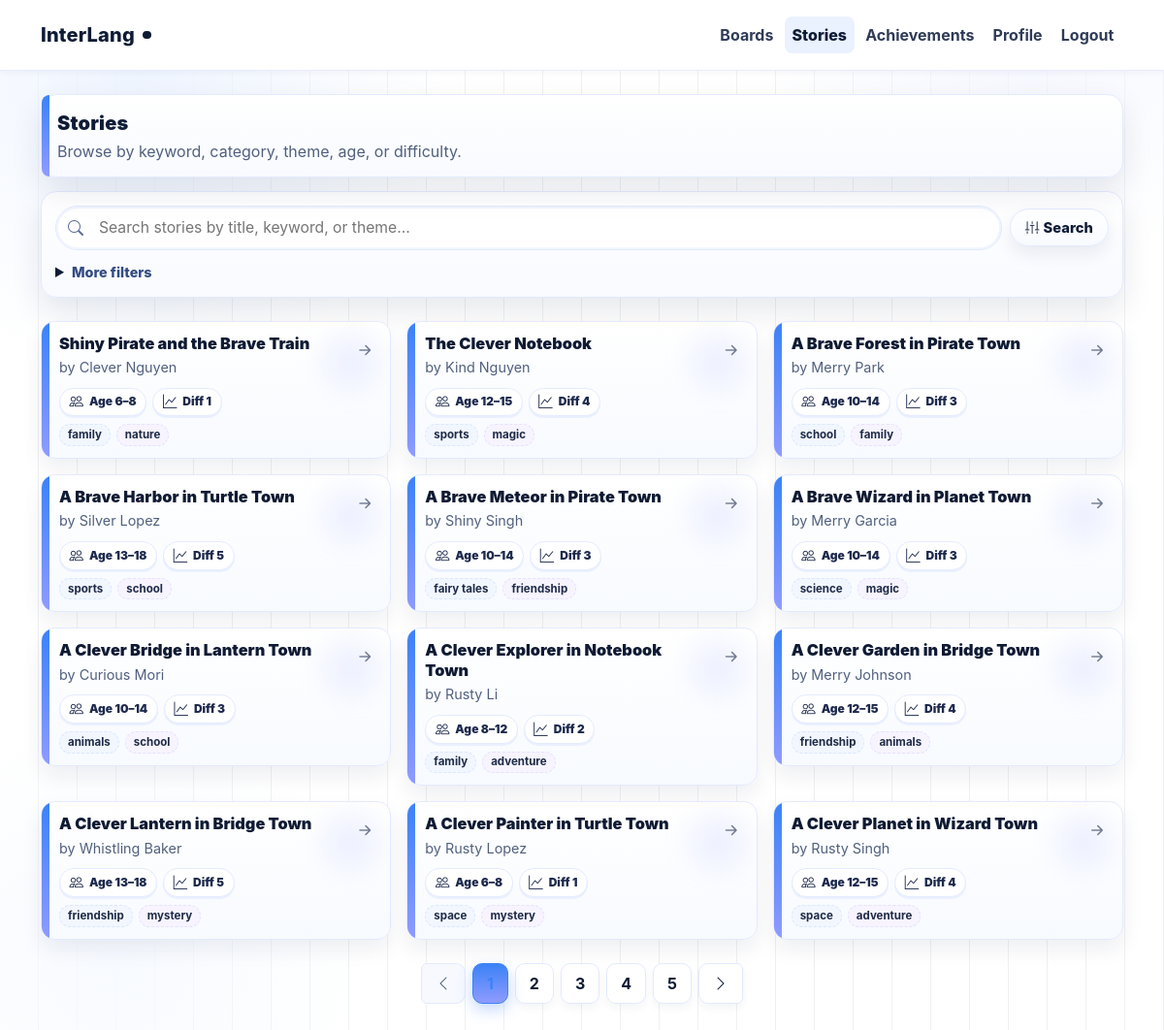
Page /stories (signed in) on the committed database.
### tables this page shows
CREATE TABLE stories (
            id INTEGER PRIMARY KEY AUTOINCREMENT,
            slug TEXT UNIQUE,
            title TEXT,
            author TEXT,
            age_min INTEGER,
            age_max INTEGER,
            difficulty INTEGER,               -- 1..5
            categories TEXT,                  -- JSON
            themes TEXT,                      -- JSON
            provider TEXT,
            provider_id TEXT,
            content TEXT,
            created_at TIMESTAMP DEFAULT CURRENT_TIMESTAMP
        );

### app.py (the view)
@app.route("/stories", methods=["GET"])
def stories():
    if "username" not in session:
        return redirect(url_for("login"))
    username = session["username"]
    db = get_db()
    u = db.execute("SELECT level, xp, title_code FROM users WHERE username=?", (username,)).fetchone()
    user_level = u["level"] if u else 1
    user_xp    = u["xp"] if u else 0
    title_info = TITLES.get((u["title_code"] or ""), DEFAULT_TITLE)
    display_title = title_info["title"]
    title_icon    = title_info["icon"]
    q        = (request.args.get("q") or "").strip()
    category = (request.args.get("category") or "").strip()
    theme    = (request.args.get("theme") or "").strip()
    try:    age = int(request.args.get("age")) if request.args.get("age") else None
    except: age = None
    try:    difficulty = int(request.args.get("difficulty")) if request.args.get("difficulty") else None
    except: difficulty = None
    ready_only = (request.args.get("ready") == "1")
    try:    page = max(1, int(request.args.get("page", 1)))
    except: page = 1
    PAGE_SIZE = 12
    MAX_PAGES = 5
    items_all = recommend_stories(
        age=age, difficulty=difficulty, q=q or None,
        category=category or None, theme=theme or None, limit=None
    )
    for s in items_all:
        try:
            ensure_story_record(s["slug"], s)
        except Exception:
            pass
    generated = set()
    slugs = tuple(s["slug"] for s in items_all)
    if slugs:
        qmarks = ",".join(["?"] * len(slugs))
        rows = db.execute(
            f"""
            SELECT slug FROM stories
            WHERE slug IN ({qmarks})
              AND COALESCE(NULLIF(content,''), '') <> ''
            """,
            slugs
        ).fetchall()
        generated = {r["slug"] for r in rows}
    if ready_only:
        items_all = [s for s in items_all if s["slug"] in generated]
    items_all.sort(key=lambda s: (0 if s["slug"] in generated else 1, (s.get("title") or "").lower()))
    total_items = len(items_all)
    total_pages = min(MAX_PAGES, max(1, (total_items + PAGE_SIZE - 1) // PAGE_SIZE))
    page = min(page, total_pages)
    start = (page - 1) * PAGE_SIZE
    end   = start + PAGE_SIZE
    items = items_all[start:end]
    return render_template(
        "stories.html",
        username=username,
        user_level=user_level,
        user_xp=user_xp,
        display_title=display_title,
        title_icon=title_icon,
        items=items,
        q=q, category=category, theme=theme, age=age, difficulty=difficulty,
        page=page, total_pages=total_pages, page_size=PAGE_SIZE, total_items=total_items,
        generated_slugs=generated,
        ready_only=ready_only
    )

### app.py (called while the page is built)
def get_db():
    if "db" not in g:
        g.db = sqlite3.connect(
            DB_PATH,
            timeout=30,
            check_same_thread=False
        )
        g.db.row_factory = sqlite3.Row
        g.db.execute("PRAGMA busy_timeout = 30000;")
        g.db.execute("PRAGMA journal_mode = WAL;")
        g.db.execute("PRAGMA synchronous = NORMAL;")
        g.db.execute("PRAGMA foreign_keys = ON;")
    return g.db

### templates/stories.html (shortened to what this page needs)
<!DOCTYPE html>
<html lang="en">
<head>
  <link href="https://cdn.jsdelivr.net/npm/bootstrap@5.3.3/dist/css/bootstrap.min.css" rel="stylesheet" />
  <link href="https://cdn.jsdelivr.net/npm/bootstrap-icons@1.11.3/font/bootstrap-icons.css" rel="stylesheet" />
</head>
<body>
  {% include 'nav.html' %}
  <div class="container pb-5 mt-4">
    <div class="section-head">
      <div class="section-title">Stories</div>
      <div class="section-sub">Browse by keyword, category, theme, age, or difficulty.</div>
    </div>
    <div class="search-card mb-4">
      <form method="get" action="{{ url_for('stories') }}">
        <div class="d-flex gap-2 align-items-center">
          <div class="flex-grow-1 search-wrap">
            <i class="bi bi-search" style="color:#5d6d95;"></i>
            <input class="search-input" name="q" value="{{ q or '' }}" placeholder="Search stories by title, keyword, or theme…">
          </div>
          <button class="btn-ghost" type="submit"><i class="bi bi-sliders2-vertical me-1"></i>Search</button>
        </div>
        <details class="adv">
          <summary class="mt-2"><a class="toggle-adv" href="javascript:void(0)">More filters</a></summary>
        </details>
      </form>
    </div>
    <div class="row g-2 g-md-3">
      {% for s in items %}
        <div class="col-12 col-sm-6 col-lg-4">
          <a class="book-tile read-link" href="{{ url_for('read_story', slug=s.slug) }}">
            <div class="tile-row">
              <div class="w-100">
                <div class="tile-title">{{ s.title }}</div>
                <div class="tile-author">by {{ s.author }}</div>
                <div class="meta-stack">
                  <span class="chip"><i class="bi bi-people"></i> Age {{ s.age_min }}–{{ s.age_max }}</span>
                  <span class="chip"><i class="bi bi-graph-up"></i> Diff {{ s.difficulty }}</span>
                </div>
                {% if s.categories %}
                  <div class="cats">
                    {% for c in s.categories[:3] %}
                      <span class="cat">{{ c }}</span>
                    {% endfor %}
                  </div>
                {% endif %}
              </div>
              <i class="bi bi-arrow-right-short arrow fs-4"></i>
            </div>
          </a>
        </div>
      {% endfor %}
    </div>
{% if total_pages > 1 %}
<nav aria-label="Stories pages" class="mt-4">
  <ul class="pagination justify-content-center custom-pagination">
    <li class="page-item {% if page == 1 %}disabled{% endif %}">
      <a class="page-link"
         href="{{ url_for('stories', q=q, category=category, theme=theme, age=age, difficulty=difficulty, page=page-1) }}"
         aria-label="Previous">
         <i class="bi bi-chevron-left"></i>
      </a>
    </li>
    {% for p in range(1, total_pages+1) %}
      <li class="page-item {% if p == page %}active{% endif %}">
        <a class="page-link"
           href="{{ url_for('stories', q=q, category=category, theme=theme, age=age, difficulty=difficulty, page=p) }}">{{ p }}</a>
      </li>
    {% endfor %}
    <li class="page-item {% if page == total_pages %}disabled{% endif %}">
      <a class="page-link"
         href="{{ url_for('stories', q=q, category=category, theme=theme, age=age, difficulty=difficulty, page=page+1) }}"
         aria-label="Next">
         <i class="bi bi-chevron-right"></i>
      </a>
    </li>
  </ul>
</nav>
{% endif %}
  </div>
</body>
</html>

### templates/nav.html (shortened to what this page needs)
<nav class="navbar et-nav navbar-expand-md" role="navigation">
 {% set ep = (request.endpoint or '') %}
 {% set boards_active = ep in ('home','start_quiz','submit_quiz_instance') %}
 {% set stories_active = ep in ('stories','read_story') %}
 {% set profile_active = ep == 'profile' %}
 {% set ach_active = ep == 'achievements' %}
 <div class="container d-flex align-items-center justify-content-between" style="min-height:56px">
  <a class="et-brand navbar-brand" href="{{ url_for('index') }}">
   <span>InterLang</span><span class="mark" aria-hidden="true"></span>
  </a>
  <div class="collapse navbar-collapse justify-content-end" id="navMenu">
   <ul class="navbar-nav">
    <li class="nav-item">
     <a class="nav-link {% if boards_active %}active{% endif %}" href="{{ url_for('home') }}">
      Boards
     </a>
    </li>
    <li class="nav-item">
     <a class="nav-link {% if stories_active %}active{% endif %}" href="{{ url_for('stories') }}">
      Stories
     </a>
    </li>
    <li class="nav-item">
     <a class="nav-link {% if ach_active %}active{% endif %}" href="{{ url_for('achievements') }}">
      Achievements
     </a>
    </li>
    {% if session.get('username') %}
     <li class="nav-item">
      <a class="nav-link {% if profile_active %}active{% endif %}" href="{{ url_for('profile') }}">
       Profile
      </a>
     </li>
     <li class="nav-item">
      <a class="nav-link" href="{{ url_for('logout') }}">
       Logout
      </a>
     </li>
    {% else %}
     <li class="nav-item">
      <a class="nav-link" href="{{ url_for('login') }}">
       Login
      </a>
     </li>
    {% endif %}
   </ul>
  </div>
 </div>
</nav>

### templates/nav.html (style rules this page uses)
.et-nav { position:sticky;top:0;z-index:10000; background:#fff; border-bottom:1px solid #e6ecff; box-shadow:0 2px 6px rgba(13,31,64,.04); }
.et-brand { font-weight:800;letter-spacing:.2px;text-decoration:none; color:#0e1b35!important; display:inline-flex;align-items:center;gap:.5rem; }
.et-brand .mark { width:.55rem;height:.55rem;border-radius:999px;background:#0e1b35; }
.navbar-nav .nav-link { font-weight:700;color:#2f3b57; border-radius:8px; padding:.45rem .75rem;margin:0 .1rem; transition:background-color .1s ease,color .1s ease; }
.navbar-nav .nav-link.active { background-color:#eaf1ff; color:#0e1b35; font-weight:800; }

### rows in the picture
stories: title "Shiny Pirate and the Brave Train", author "Clever Nguyen", age_min "6", age_max "8", difficulty "1", 3 "family" "nature"
stories: title "The Clever Notebook", author "Kind Nguyen", age_min "12", age_max "15", difficulty "4", 3 "sports" "magic"
stories: title "A Brave Forest in Pirate Town", author "Merry Park", age_min "10", age_max "14", difficulty "3", 3 "school" "family"
stories: title "A Brave Harbor in Turtle Town", author "Silver Lopez", age_min "13", age_max "18", difficulty "5", 3 "sports" "school"
stories: title "A Brave Meteor in Pirate Town", author "Shiny Singh", age_min "10", age_max "14", difficulty "3", 3 "fairy tales" "friendship"
stories: title "A Brave Wizard in Planet Town", author "Merry Garcia", age_min "10", age_max "14", difficulty "3", 3 "science" "magic"
stories: title "A Clever Bridge in Lantern Town", author "Curious Mori", age_min "10", age_max "14", difficulty "3", 3 "animals" "school"
stories: title "A Clever Explorer in Notebook Town", author "Rusty Li", age_min "8", age_max "12", difficulty "2", 3 "family" "adventure"
stories: title "A Clever Garden in Bridge Town", author "Merry Johnson", age_min "12", age_max "15", difficulty "4", 3 "friendship" "animals"
stories: title "A Clever Lantern in Bridge Town", author "Whistling Baker", age_min "13", age_max "18", difficulty "5", 3 "friendship" "mystery"
stories: title "A Clever Painter in Turtle Town", author "Rusty Lopez", age_min "6", age_max "8", difficulty "1", 3 "space" "mystery"
stories: title "A Clever Planet in Wizard Town", author "Rusty Singh", age_min "12", age_max "15", difficulty "4", 3 "space" "adventure"

### other values in the picture
{{ p }} "1" "2" "3" "4" "5"
